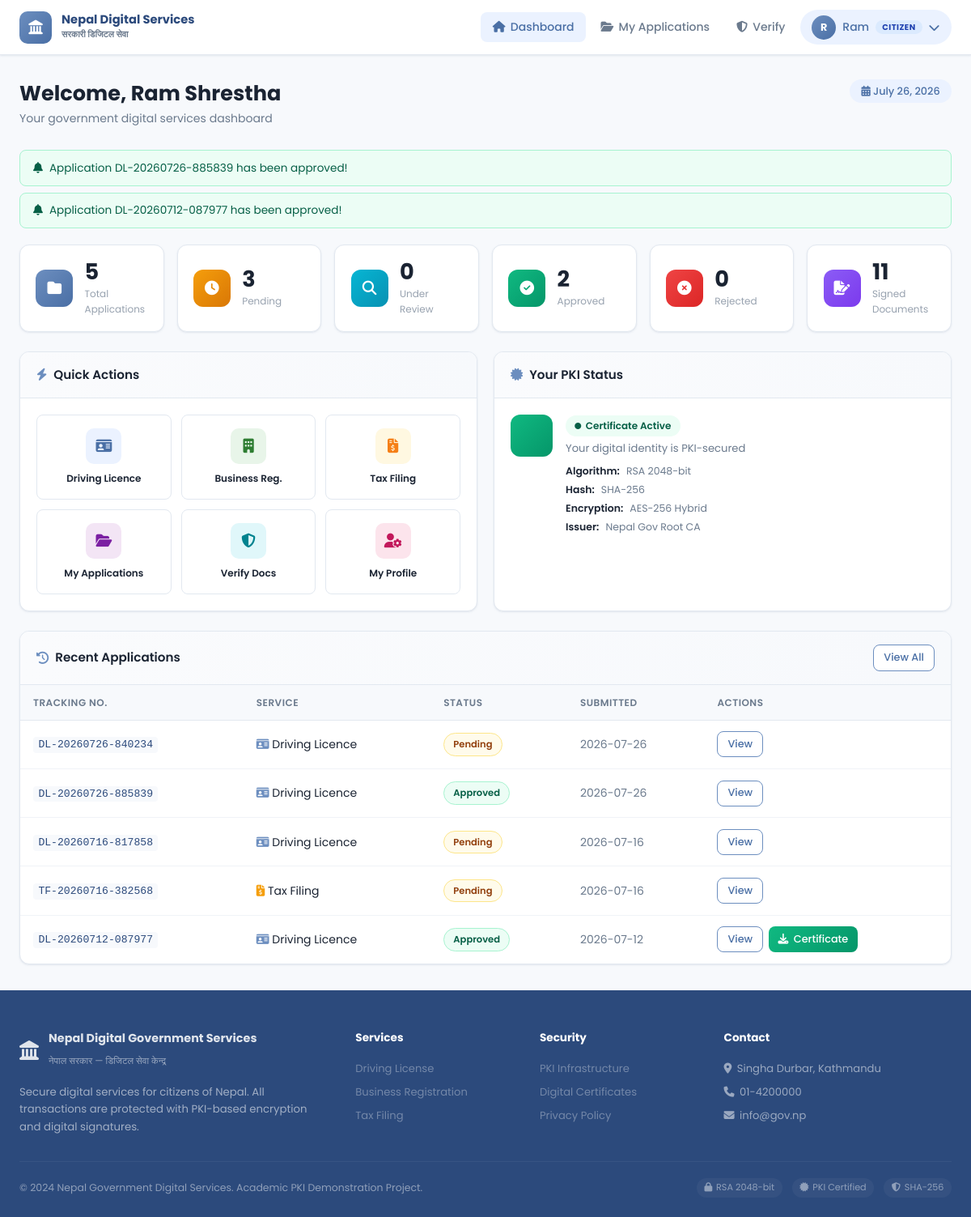
/dashboard (signed in), run on the app's committed database.
### tables this page shows
CREATE TABLE applications (
            id INTEGER PRIMARY KEY AUTOINCREMENT,
            user_id INTEGER NOT NULL,
            service_type TEXT NOT NULL,
            status TEXT DEFAULT 'pending',
            form_data TEXT NOT NULL,
            signature TEXT,
            hash_value TEXT,
            submitted_at TIMESTAMP DEFAULT CURRENT_TIMESTAMP,
            updated_at TIMESTAMP DEFAULT CURRENT_TIMESTAMP,
            admin_notes TEXT,
            tracking_number TEXT UNIQUE,
            nonce TEXT UNIQUE,
            payment_status TEXT DEFAULT 'unpaid',
            payment_method TEXT,
            transaction_id TEXT,
            paid_at TIMESTAMP,
            additional_docs_requested INTEGER DEFAULT 0,
            FOREIGN KEY (user_id) REFERENCES users(id)
        );

### app.py (the view)
@app.route('/dashboard')
@citizen_required
def citizen_dashboard():
    db  = get_db()
    uid = session['user_id']
    apps = db.execute('SELECT * FROM applications WHERE user_id=? ORDER BY submitted_at DESC', (uid,)).fetchall()
    total        = len(apps)
    pending      = sum(1 for a in apps if a['status'] == 'pending')
    under_review = sum(1 for a in apps if a['status'] == 'under_review')
    approved     = sum(1 for a in apps if a['status'] == 'approved')
    rejected     = sum(1 for a in apps if a['status'] == 'rejected')
    docs = db.execute('SELECT COUNT(*) as cnt FROM documents WHERE user_id=?', (uid,)).fetchone()['cnt']
    recent = apps[:5]
    cert_map = {}
    for a in recent:
        ac = db.execute('SELECT * FROM approval_certificates WHERE application_id=?', (a['id'],)).fetchone()
        if ac:
            cert_map[a['id']] = ac
    notifications = []
    for a in apps[:5]:
        if a['status'] == 'approved':
            notifications.append({'type': 'success', 'msg': f'Application {a["tracking_number"]} has been approved!'})
        elif a['status'] == 'rejected':
            notifications.append({'type': 'danger',  'msg': f'Application {a["tracking_number"]} was rejected.'})
        elif a['status'] == 'under_review':
            notifications.append({'type': 'info',    'msg': f'Application {a["tracking_number"]} is under review.'})
        elif a['additional_docs_requested']:
            notifications.append({'type': 'warning', 'msg': f'Application {a["tracking_number"]} requires additional documents.'})
    db.close()
    return render_template('citizen/dashboard.html',
                           stats={'total': total, 'pending': pending, 'under_review': under_review,
                                  'approved': approved, 'rejected': rejected, 'docs': docs},
                           recent_apps=recent, notifications=notifications, cert_map=cert_map)

### templates/citizen/dashboard.html (shortened to what this page needs)
{% extends "base.html" %}
{% block content %}
<div class="page-wrapper">
    <div class="page-header">
        <div class="page-header-left">
            <h1 class="page-title">Welcome, {{ session.get('full_name', 'Citizen') }}</h1>
            <p class="page-subtitle">Your government digital services dashboard</p>
        </div>
        <div class="page-header-right">
            <span class="date-badge"></span>
        </div>
    </div>
    {% if notifications %}
    <div class="notifications-bar">
        {% for notif in notifications %}
        <div class="notif-item notif-{{ notif.type }}">
            <i class="fas fa-bell"></i> {{ notif.msg }}
        </div>
        {% endfor %}
    </div>
    {% endif %}
    <div class="stats-grid">
        <div class="stat-card">
            <div class="stat-icon" style="background:linear-gradient(135deg,#6C8EBF,#4A6FA5)"><i class="fas fa-folder"></i></div>
            <div class="stat-info"><div class="stat-value">{{ stats.total }}</div><div class="stat-label">Total Applications</div></div>
        </div>
        <div class="stat-card">
            <div class="stat-icon" style="background:linear-gradient(135deg,#f59e0b,#d97706)"><i class="fas fa-clock"></i></div>
            <div class="stat-info"><div class="stat-value">{{ stats.pending }}</div><div class="stat-label">Pending</div></div>
        </div>
        <div class="stat-card">
            <div class="stat-icon" style="background:linear-gradient(135deg,#06b6d4,#0891b2)"><i class="fas fa-search"></i></div>
            <div class="stat-info"><div class="stat-value">{{ stats.under_review }}</div><div class="stat-label">Under Review</div></div>
        </div>
        <div class="stat-card">
            <div class="stat-icon" style="background:linear-gradient(135deg,#10b981,#059669)"><i class="fas fa-check-circle"></i></div>
            <div class="stat-info"><div class="stat-value">{{ stats.approved }}</div><div class="stat-label">Approved</div></div>
        </div>
        <div class="stat-card">
            <div class="stat-icon" style="background:linear-gradient(135deg,#ef4444,#dc2626)"><i class="fas fa-times-circle"></i></div>
            <div class="stat-info"><div class="stat-value">{{ stats.rejected }}</div><div class="stat-label">Rejected</div></div>
        </div>
        <div class="stat-card">
            <div class="stat-icon" style="background:linear-gradient(135deg,#8b5cf6,#7c3aed)"><i class="fas fa-file-signature"></i></div>
            <div class="stat-info"><div class="stat-value">{{ stats.docs }}</div><div class="stat-label">Signed Documents</div></div>
        </div>
    </div>
    <div class="dashboard-grid">
        <div class="card">
            <div class="card-header"><h3 class="card-title"><i class="fas fa-bolt"></i> Quick Actions</h3></div>
            <div class="card-body">
                <div class="quick-actions-grid">
                    <a href="{{ url_for('apply_service', service_type='driving_license') }}" class="quick-action-btn">
                        <div class="qa-icon" style="background:#EBF2FF"><i class="fas fa-id-card" style="color:#4A6FA5"></i></div>
                        <span>Driving Licence</span>
                    </a>
                    <a href="{{ url_for('apply_service', service_type='business_registration') }}" class="quick-action-btn">
                        <div class="qa-icon" style="background:#E8F5E9"><i class="fas fa-building" style="color:#2e7d32"></i></div>
                        <span>Business Reg.</span>
                    </a>
                    <a href="{{ url_for('apply_service', service_type='tax_filing') }}" class="quick-action-btn">
                        <div class="qa-icon" style="background:#FFF8E1"><i class="fas fa-file-invoice-dollar" style="color:#f57f17"></i></div>
                        <span>Tax Filing</span>
                    </a>
                    <a href="{{ url_for('my_applications') }}" class="quick-action-btn">
                        <div class="qa-icon" style="background:#F3E5F5"><i class="fas fa-folder-open" style="color:#7b1fa2"></i></div>
                        <span>My Applications</span>
                    </a>
                    <a href="{{ url_for('verify_documents') }}" class="quick-action-btn">
                        <div class="qa-icon" style="background:#E0F7FA"><i class="fas fa-shield-alt" style="color:#00838f"></i></div>
                        <span>Verify Docs</span>
                    </a>
                    <a href="{{ url_for('profile') }}" class="quick-action-btn">
                        <div class="qa-icon" style="background:#FCE4EC"><i class="fas fa-user-cog" style="color:#c2185b"></i></div>
                        <span>My Profile</span>
                    </a>
                </div>
            </div>
        </div>
        <div class="card">
            <div class="card-header"><h3 class="card-title"><i class="fas fa-certificate"></i> Your PKI Status</h3></div>
            <div class="card-body">
                <div class="pki-status-card">
                    <div class="pki-status-icon"></div>
                    <div class="pki-status-info">
                        <div class="pki-status-badge active"><i class="fas fa-circle"></i> Certificate Active</div>
                        <p>Your digital identity is PKI-secured</p>
                        <div class="pki-details">
                            <div class="pki-detail"><span>Algorithm:</span> RSA 2048-bit</div>
                            <div class="pki-detail"><span>Hash:</span> SHA-256</div>
                            <div class="pki-detail"><span>Encryption:</span> AES-256 Hybrid</div>
                            <div class="pki-detail"><span>Issuer:</span> Nepal Gov Root CA</div>
                        </div>
                    </div>
                </div>
            </div>
        </div>
    </div>
    <div class="card mt-4">
        <div class="card-header card-header-flex">
            <h3 class="card-title"><i class="fas fa-history"></i> Recent Applications</h3>
            <a href="{{ url_for('my_applications') }}" class="btn btn-sm btn-outline">View All</a>
        </div>
        <div class="card-body p-0">
            {% if recent_apps %}
            <div class="table-responsive">
                <table class="table">
                    <thead>
                        <tr>
                            <th>Tracking No.</th>
                            <th>Service</th>
                            <th>Status</th>
                            <th>Submitted</th>
                            <th>Actions</th>
                        </tr>
                    </thead>
                    <tbody>
                        {% for app in recent_apps %}
                        <tr>
                            <td><code>{{ app.tracking_number }}</code></td>
                            <td>
                                {% if app.service_type == 'driving_license' %}<i class="fas fa-id-card text-primary"></i> Driving Licence
                                {% elif app.service_type == 'business_registration' %}<i class="fas fa-building text-success"></i> Business Reg.
                                {% else %}<i class="fas fa-file-invoice-dollar text-warning"></i> Tax Filing{% endif %}
                            </td>
                            <td><span class="status-badge status-{{ app.status }}">{{ app.status.replace('_',' ').title() }}</span></td>
                            <td class="text-muted">{{ app.submitted_at[:10] }}</td>
                            <td>
                                <div style="display:flex;gap:0.4rem;flex-wrap:wrap;">
                                    <a href="{{ url_for('application_detail', app_id=app.id) }}" class="btn btn-sm btn-outline">View</a>
                                    {% if app.status == 'approved' and cert_map.get(app.id) %}
                                    <a href="{{ url_for('download_approval_cert', app_id=app.id) }}" class="btn btn-sm btn-success">
                                        <i class="fas fa-download"></i> Certificate
                                    </a>
                                    {% endif %}
                                </div>
                            </td>
                        </tr>
                        {% endfor %}
                    </tbody>
                </table>
            </div>
            {% else %}
            <div class="empty-state">
                <i class="fas fa-folder-open"></i>
                <p>No applications yet.</p>
                <a href="{{ url_for('apply_service', service_type='driving_license') }}" class="btn btn-primary btn-sm">Apply for a Service</a>
            </div>
            {% endif %}
        </div>
    </div>
</div>
{% endblock %}

### data on the page
applications: tracking_number "DL-20260726-840234", service_type "driving_license" (drawn), status.replace "Pending", submitted_at "2026-07-26"
applications: tracking_number "DL-20260726-885839", service_type "driving_license" (drawn), status.replace "Approved", submitted_at "2026-07-26"
applications: tracking_number "DL-20260716-817858", service_type "driving_license" (drawn), status.replace "Pending", submitted_at "2026-07-16"
applications: tracking_number "TF-20260716-382568", service_type "tax_filing" (drawn), status.replace "Pending", submitted_at "2026-07-16"
applications: tracking_number "DL-20260712-087977", service_type "driving_license" (drawn), status.replace "Approved", submitted_at "2026-07-12"

### other printed values
{{ session.get('full_name', 'U')[0].upper() }} "R"
{{ session.get('full_name', 'User').split()[0] }} "Ram"
{{ session.get('role','citizen').title() }} "CITIZEN"
{{ session.get('full_name', 'Citizen') }} "Ram Shrestha"
{{ notif.msg }} "Application DL-20260726-885839 has been approved!" "Application DL-20260712-087977 has been approved!"
{{ stats.total }} "5"
{{ stats.pending }} "3"
{{ stats.under_review }} "0"
{{ stats.approved }} "2"
{{ stats.rejected }} "0"
{{ stats.docs }} "11"
